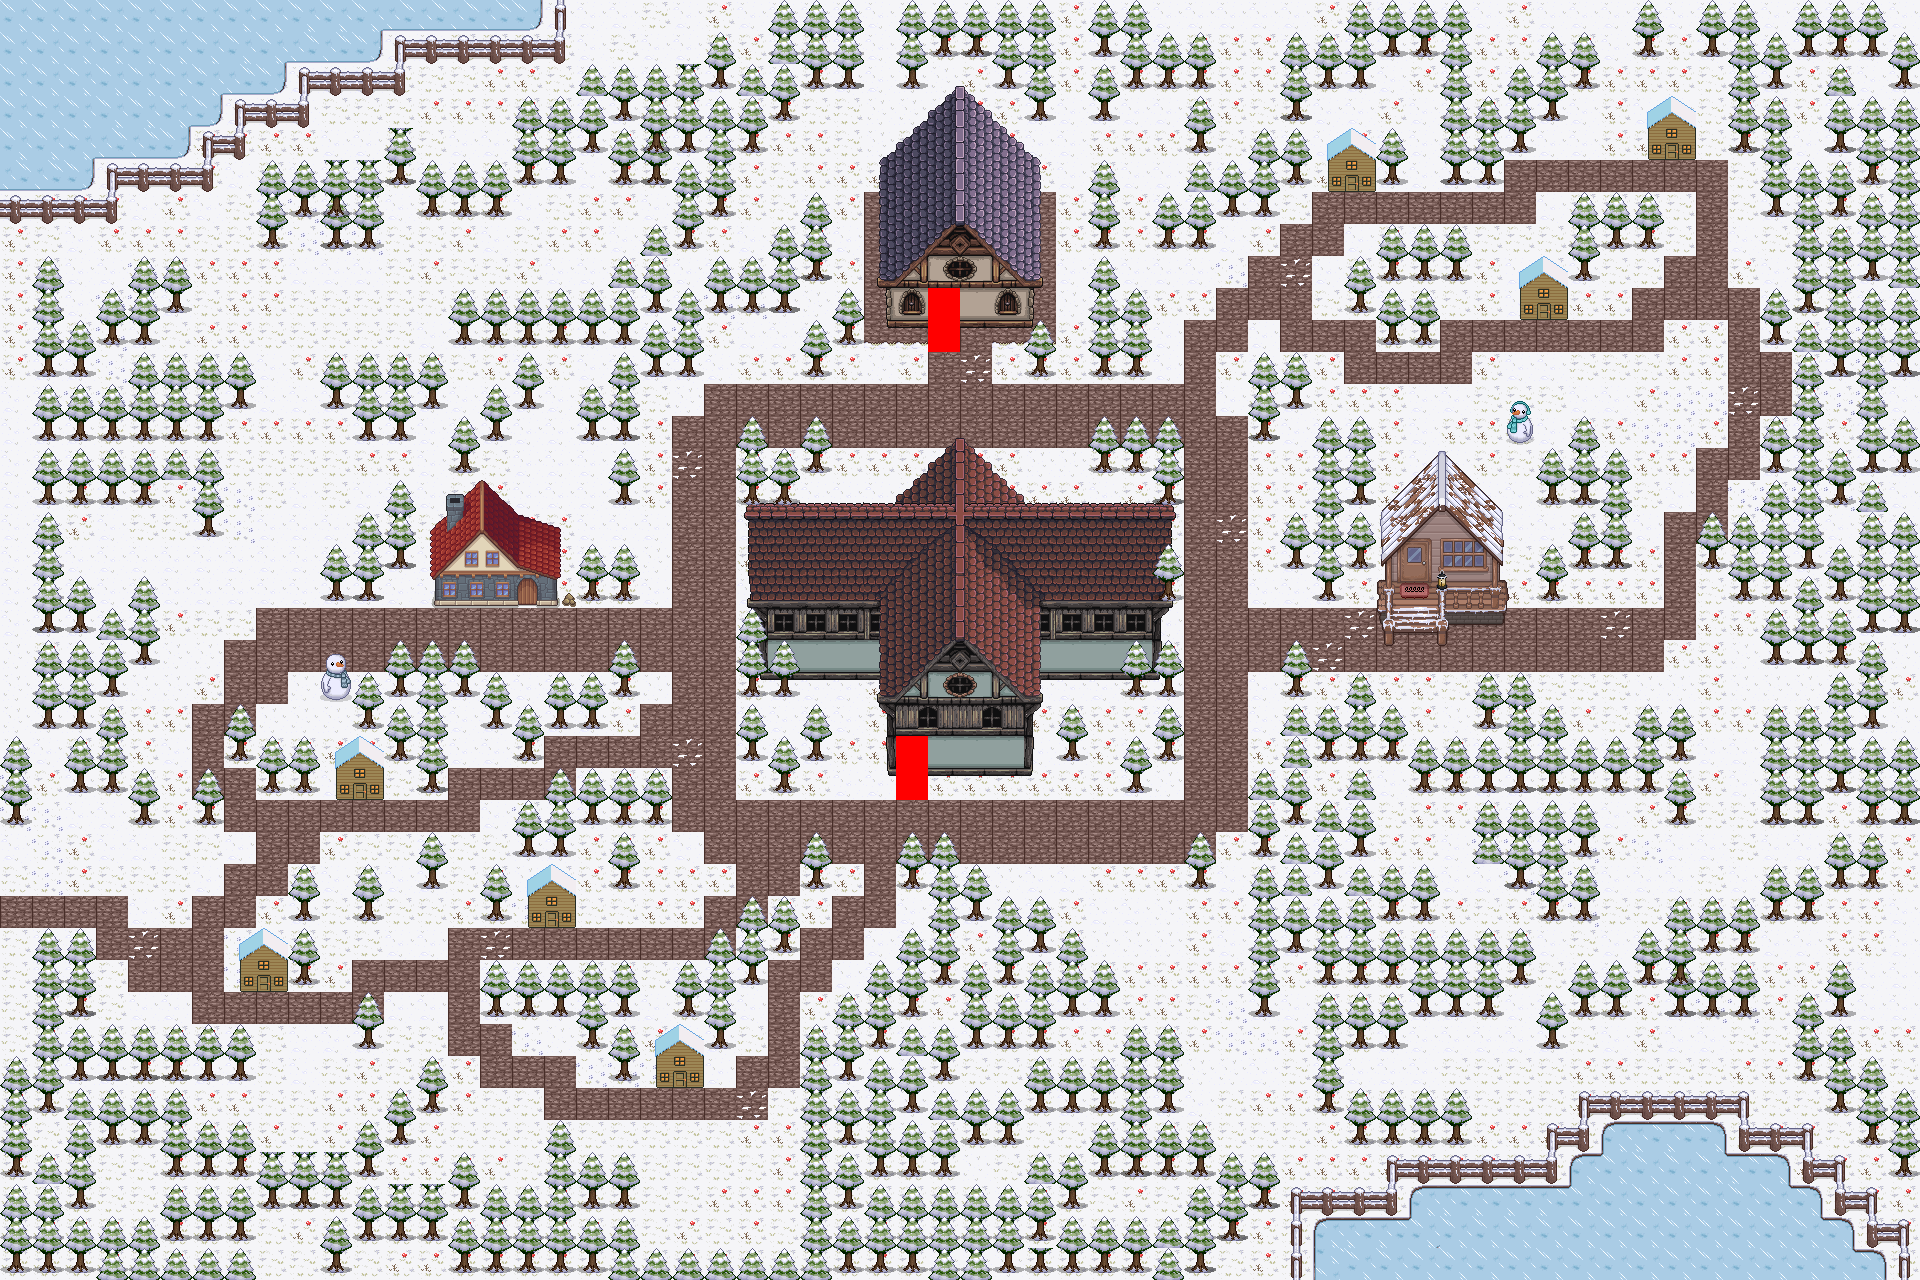

A level layout from a 2D game, rendered from its tile map. Below: a short description, then the map file with tile-grid data replaced by summaries:
An orthogonal 60x40 tile map with 32x32 px tiles, 8 tile layers (Floor, Under house layer, Houses, NPCS, ...), 4 hidden layers not drawn, 6 tilesets.

<map version="1.10" tiledversion="1.10.2" orientation="orthogonal" renderorder="right-down" width="60" height="40" tilewidth="32" tileheight="32" infinite="0" nextlayerid="15" nextobjectid="1">
 <editorsettings>
  <export target="Floor.csv" format="csv" />
 </editorsettings>
 <tileset firstgid="1" source="Frostpoint.tsx" />
 <tileset firstgid="257" source="house.tsx" />
 <tileset firstgid="291" source="house3.tsx" />
 <tileset firstgid="293" source="exterior.tsx" />
 <tileset firstgid="468" source="houses.tsx" />
 <tileset firstgid="1492" source="setup.tsx" />
 <layer id="1" name="Floor" width="60" height="40">
  <data>[2400 cells, 2400 non-empty, 19 distinct tile ids]</data>
 </layer>
 <layer id="8" name="Under house layer" width="60" height="40">
  <data>[2400 cells, 6 non-empty, 3 distinct tile ids]</data>
 </layer>
 <layer id="4" name="Houses" width="60" height="40">
  <data>[2400 cells, 262 non-empty, 184 distinct tile ids]</data>
 </layer>
 <layer id="5" name="NPCS" width="60" height="40">
  <data>[2400 cells, 0 non-empty, 0 distinct tile ids]</data>
 </layer>
 <layer id="6" name="Collisions" width="60" height="40" visible="0">
  <data>[2400 cells, 1128 non-empty, 2 distinct tile ids]</data>
 </layer>
 <layer id="3" name="Fences" width="60" height="40">
  <data>[2400 cells, 470 non-empty, 8 distinct tile ids]</data>
 </layer>
 <layer id="9" name="Nature" width="60" height="40">
  <data>[2400 cells, 929 non-empty, 6 distinct tile ids]</data>
 </layer>
 <layer id="12" name="Door2" width="60" height="40">
  <data>[2400 cells, 2 non-empty, 1 distinct tile ids]</data>
 </layer>
 <layer id="13" name="Door3" width="60" height="40">
  <data>[2400 cells, 2 non-empty, 1 distinct tile ids]</data>
 </layer>
 <layer id="14" name="Door4" width="60" height="40" visible="0">
  <data>[2400 cells, 2 non-empty, 1 distinct tile ids]</data>
 </layer>
 <layer id="11" name="Door1" width="60" height="40" visible="0">
  <data>[2400 cells, 2 non-empty, 1 distinct tile ids]</data>
 </layer>
 <layer id="10" name="PlayerStart" width="60" height="40" visible="0">
  <data>[2400 cells, 1 non-empty, 1 distinct tile ids]</data>
 </layer>
</map>
